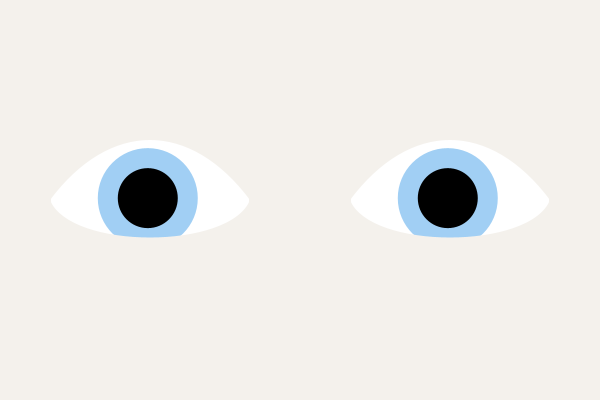
Frame 1 (no input)
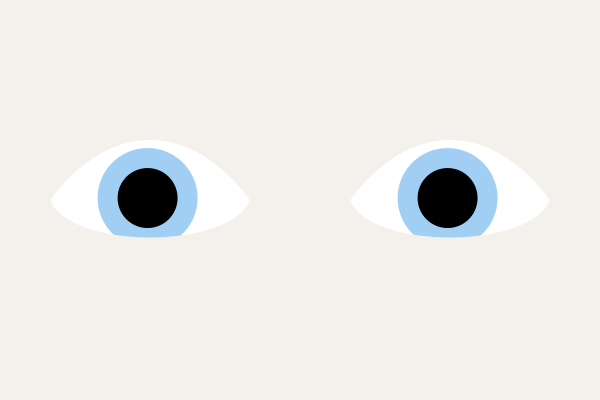
Frame 60 (the mouse pressed at the canvas centre just before this capture)
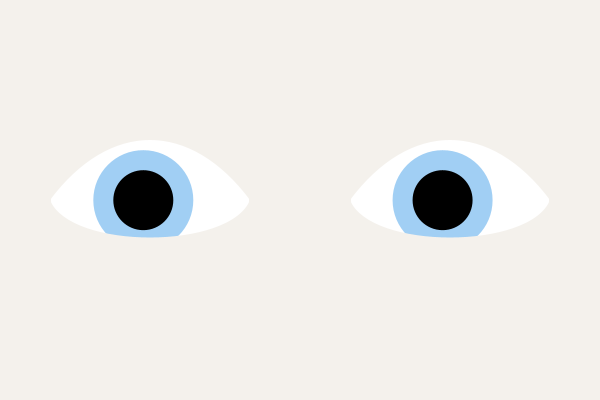
Frame 120 (the mouse held since frame 60 and released just before this capture)

The Processing sketch that drew these frames (run headless with seeded random() and noise(); from frame 60 on, the mouse is pressed at the canvas centre):

// Processing sketch: processing_92184
// ── processing_92184.pde

Eye leftEye;
Eye rightEye;
 
float ioDist = 150;
 
float time = 0;
 
void setup()
{
  frameRate(60);
  smooth(8);
  size(600, 400);
  noStroke();
  leftEye = new Eye();
  rightEye = new Eye();
}
 
void draw()
{
  time += .01f;
 
  background(#f4f1ec);
  SetEyeTargets();
  CheckForBlink();
 
  leftEye.Draw(width / 2 - ioDist, height / 2);
  rightEye.Draw(width / 2+ ioDist, height / 2);
}
 
void CheckForBlink()
{
  float blinkVar = noise(time * 2, 34.1);
  float noiseMag = abs(blinkVar - 0.5);
   
  if (noiseMag > .22f && !rightEye.IsBlinking())
  {
    rightEye.Blink();
    leftEye.Blink();
  }
}
 
void SetEyeTargets()
{
  float magThreshold = .1;
   
  float xVar = noise(time, 423.6);
  float yVar = noise(time * 2, 126.32);
   
  float xMag = abs(xVar - leftEye.GetXVariance());
  float yMag = abs(yVar - leftEye.GetYVariance());
  if (xMag > magThreshold || yMag > magThreshold)
  {
 
  leftEye.SetVariance(xVar, yVar);
  rightEye.SetVariance(xVar, yVar);
  }
}
 
public class Eye
{
  float eyeballSize = 200;
  float irisScale = .5f;
  float minPupilScale = .45f;
  float maxPupilScale = .75f;
 
  float fullyDialatedDist = 400;
  float dialationAmount = .5f;
   
  float varXTarget = .5f;
  float varYTarget = .5f;
  float varX = .5;
  float varY = .5;
  float varSlide = .2;
 
  float blinkTimer = 100;
  float blinkLength = 4;
  float actualBlinkLength = 2;
   
  float trackX = .5f;
  float trackY = .5f;
  float mouseTrackingSlide = 0.25f;
  float mouseTrackingAmount = 0;
  float distanceThreshold = 10;
  float trackingTimer = 1;
  float trackingAmountTimeout = 10;
  float trackingDecaySlide = .2f;
 
  public void Draw(float x, float y)
  {
    blinkTimer += .1f;
 
    DrawWhite(x, y);
    DrawIris(x, y);
    DrawLids(x, y);
  }
 
  void UpdateMouseTracking(float x, float y)
  {
    float diffX = map(constrain((mouseX - x)  *.01, -1, 1), -1, 1, 0, 1);
    float diffY = map(constrain((mouseY - y)  *.01, -1, 1), -1, 1, 0, 1);
 
    trackX = lerp(trackX, diffX, mouseTrackingSlide);
    trackY = lerp(trackY, diffY, mouseTrackingSlide);
 
    trackingTimer -= .1f;
    if (dist(mouseX, mouseY, pmouseX, pmouseY) > distanceThreshold)
      trackingTimer = trackingAmountTimeout;
 
    float trackingTarget = 1;
    if (trackingTimer <= 0)
      trackingTarget= 0;
    mouseTrackingAmount = lerp(mouseTrackingAmount, trackingTarget, trackingDecaySlide);
  }
 
  public void DrawWhite(float x, float y)
  {
    fill(255);
    ellipse(x, y, eyeballSize * .99f, eyeballSize * .99f);
  }
 
  public void DrawIris(float x, float y)
  {   
    varX = lerp(varX, varXTarget, varSlide);
    varY = lerp(varY, varYTarget, varSlide);
     
    UpdateMouseTracking(x, y);
    float size = eyeballSize * irisScale;
    float minX = x - eyeballSize * .5f + size * .5f;
    float maxX = x + eyeballSize * .5f - size * .5f;
 
    float minY = y - eyeballSize * .4f + size * .5f;
    float maxY = y + eyeballSize * .4f - size * .5f;
    UpdateMouseTracking(x, y);
    x = lerp(minX, maxX, lerp(varX, trackX, mouseTrackingAmount * .5f));
    y = lerp(minY, maxY, lerp(varY, trackY, mouseTrackingAmount * .5f));
     
    fill(#a1cff4);
    ellipse(x, y, eyeballSize * irisScale, eyeballSize * irisScale);
 
    DrawPupil(x, y);
  }
 
  public void DrawPupil(float x, float y)
  {
    float pupilScale = lerp(minPupilScale, maxPupilScale, dialationAmount);
    float size = eyeballSize * irisScale*  pupilScale;
    fill(0);
    ellipse(x, y, size, size);
  }
 
  public void DrawLids(float x, float y)
  {
    fill(#f4f1ec);
    float left = x - eyeballSize * .5f;
    float right = x + eyeballSize * .5f;
    float top = y - eyeballSize * .75f;
    float bottom = y + eyeballSize * .75f;
 
 
    float topCX1 = right - eyeballSize * .3;
    float topCY1 = y - eyeballSize * .4f;
    float topCX2 = left + eyeballSize * .3;
    float topCY2 = y - eyeballSize * .4f;
 
    float bottomCX1 = right - eyeballSize * .1;
    float bottomCY1 = y + eyeballSize * .25f;
    float bottomCX2 = left + eyeballSize * .1;
    float bottomCY2 = y + eyeballSize * .25;
 
    if (IsBlinking())
    {
      float blinkProgress = blinkTimer / actualBlinkLength;
       
      if (blinkProgress < .5f)
        blinkProgress *= 2;
      else if (blinkProgress < 1)
        blinkProgress = (1 - blinkProgress) * 2;
      else
        blinkProgress = 0;
       
      blinkProgress *= blinkProgress;
      topCX1 = lerp(topCX1, bottomCX1, blinkProgress);
      topCY1 = lerp(topCY1, bottomCY1, blinkProgress);
      topCX2 = lerp(topCX2, bottomCX2, blinkProgress);
      topCY2 = lerp(topCY2, bottomCY2, blinkProgress);
    }
 
    beginShape();
    vertex(left, y);
    bezierVertex(left, top, right, top, right, y);
    bezierVertex(topCX1, topCY1, topCX2, topCY2, left, y);
    endShape(CLOSE);
 
    beginShape();
    vertex(left, y);
    bezierVertex(left, bottom, right, bottom, right, y);
    bezierVertex(bottomCX1, bottomCY1, bottomCX2, bottomCY2, left, y);
    endShape(CLOSE);
  }
  public void SetVariance(float x, float y)
  {
      float scaling = .5f;
   
     varXTarget = .5f + (x - .5f) * scaling;
     varYTarget = .5f + (y - .5f) * scaling;
  }
 
  public float GetXVariance()
  {
    return varXTarget;
  }
 
  public float GetYVariance()
  {
    return varYTarget;
  }
 
  public void Blink()
  {
    blinkTimer = 0;
  }
 
  public boolean IsBlinking()
  {
    return blinkTimer < blinkLength;
  }
}
